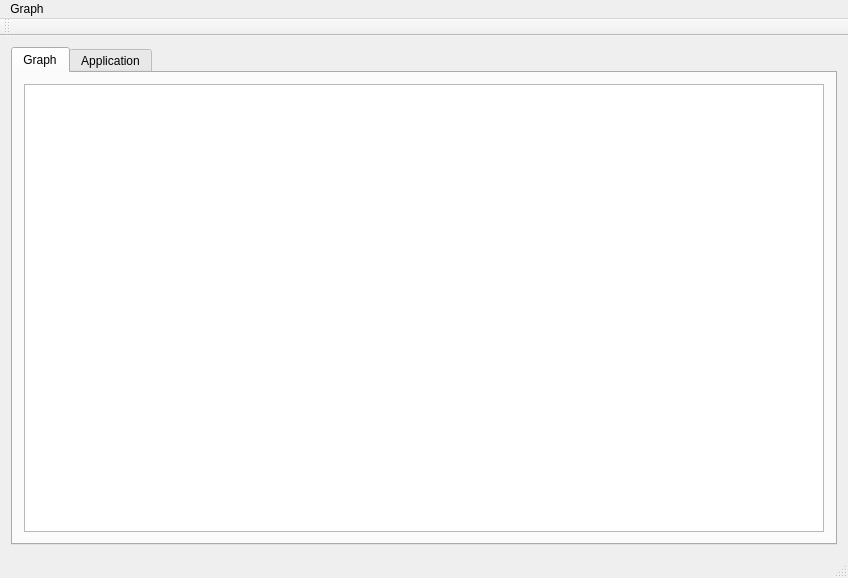
<?xml version="1.0" encoding="UTF-8"?>
<ui version="4.0">
 <class>MainWindow</class>
 <widget class="QMainWindow" name="MainWindow">
  <property name="geometry">
   <rect>
    <x>0</x>
    <y>0</y>
    <width>848</width>
    <height>578</height>
   </rect>
  </property>
  <property name="windowTitle">
   <string>Robot-X</string>
  </property>
  <widget class="QWidget" name="centralWidget">
   <layout class="QVBoxLayout" name="verticalLayout">
    <item>
     <widget class="QTabWidget" name="tabWidget">
      <property name="currentIndex">
       <number>0</number>
      </property>
      <widget class="QWidget" name="tab">
       <attribute name="title">
        <string>Graph</string>
       </attribute>
       <layout class="QVBoxLayout" name="verticalLayout_2">
        <item>
         <widget class="QGraphicsView" name="graphicsView"/>
        </item>
       </layout>
      </widget>
      <widget class="QWidget" name="tab_2">
       <attribute name="title">
        <string>Application</string>
       </attribute>
      </widget>
     </widget>
    </item>
   </layout>
  </widget>
  <widget class="QMenuBar" name="menuBar">
   <property name="geometry">
    <rect>
     <x>0</x>
     <y>0</y>
     <width>848</width>
     <height>27</height>
    </rect>
   </property>
   <widget class="QMenu" name="menuGraph">
    <property name="title">
     <string>Graph</string>
    </property>
    <addaction name="actionImport_Graph"/>
    <addaction name="actionSave"/>
   </widget>
   <addaction name="menuGraph"/>
  </widget>
  <widget class="QToolBar" name="mainToolBar">
   <attribute name="toolBarArea">
    <enum>TopToolBarArea</enum>
   </attribute>
   <attribute name="toolBarBreak">
    <bool>false</bool>
   </attribute>
  </widget>
  <widget class="QStatusBar" name="statusBar"/>
  <action name="actionImport_Graph">
   <property name="text">
    <string>Load...</string>
   </property>
  </action>
  <action name="actionSave">
   <property name="text">
    <string>Save...</string>
   </property>
  </action>
 </widget>
 <layoutdefault spacing="6" margin="11"/>
 <resources/>
 <connections/>
</ui>
